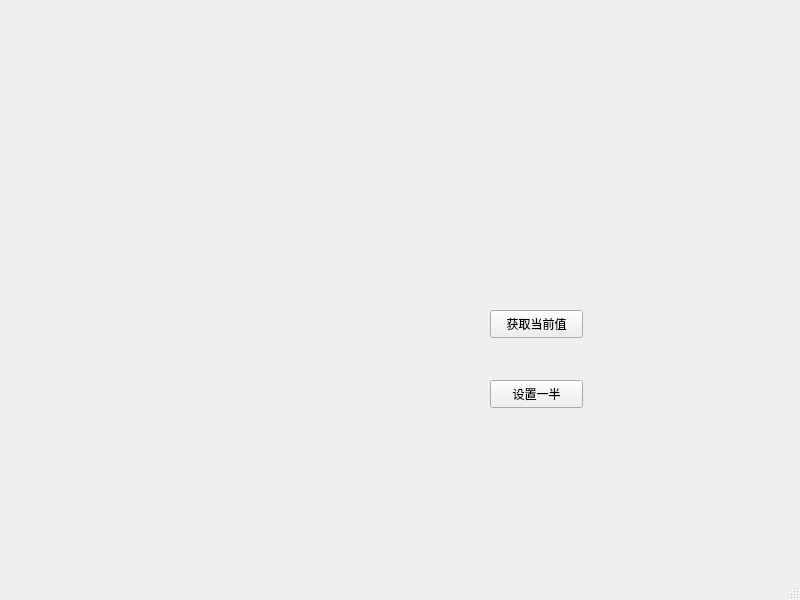
<?xml version="1.0" encoding="UTF-8"?>
<ui version="4.0">
 <class>MainWindow</class>
 <widget class="QMainWindow" name="MainWindow">
  <property name="geometry">
   <rect>
    <x>0</x>
    <y>0</y>
    <width>800</width>
    <height>600</height>
   </rect>
  </property>
  <property name="windowTitle">
   <string>MainWindow</string>
  </property>
  <widget class="QWidget" name="centralwidget">
   <widget class="smallwidgt" name="widget" native="true">
    <property name="geometry">
     <rect>
      <x>20</x>
      <y>10</y>
      <width>381</width>
      <height>341</height>
     </rect>
    </property>
   </widget>
   <widget class="mycreat" name="widget_2" native="true">
    <property name="geometry">
     <rect>
      <x>460</x>
      <y>60</y>
      <width>321</width>
      <height>91</height>
     </rect>
    </property>
   </widget>
   <widget class="QPushButton" name="pushButton_2">
    <property name="geometry">
     <rect>
      <x>490</x>
      <y>380</y>
      <width>93</width>
      <height>28</height>
     </rect>
    </property>
    <property name="text">
     <string>设置一半</string>
    </property>
   </widget>
   <widget class="QPushButton" name="pushButton">
    <property name="geometry">
     <rect>
      <x>490</x>
      <y>310</y>
      <width>93</width>
      <height>28</height>
     </rect>
    </property>
    <property name="text">
     <string>获取当前值</string>
    </property>
   </widget>
  </widget>
  <widget class="QMenuBar" name="menubar">
   <property name="geometry">
    <rect>
     <x>0</x>
     <y>0</y>
     <width>800</width>
     <height>26</height>
    </rect>
   </property>
  </widget>
  <widget class="QStatusBar" name="statusbar"/>
 </widget>
 <customwidgets>
  <customwidget>
   <class>smallwidgt</class>
   <extends>QWidget</extends>
   <header location="global">smallwidgt.h</header>
   <container>1</container>
  </customwidget>
  <customwidget>
   <class>mycreat</class>
   <extends>QWidget</extends>
   <header location="global">mycreat.h</header>
   <container>1</container>
  </customwidget>
 </customwidgets>
 <resources/>
 <connections/>
</ui>
